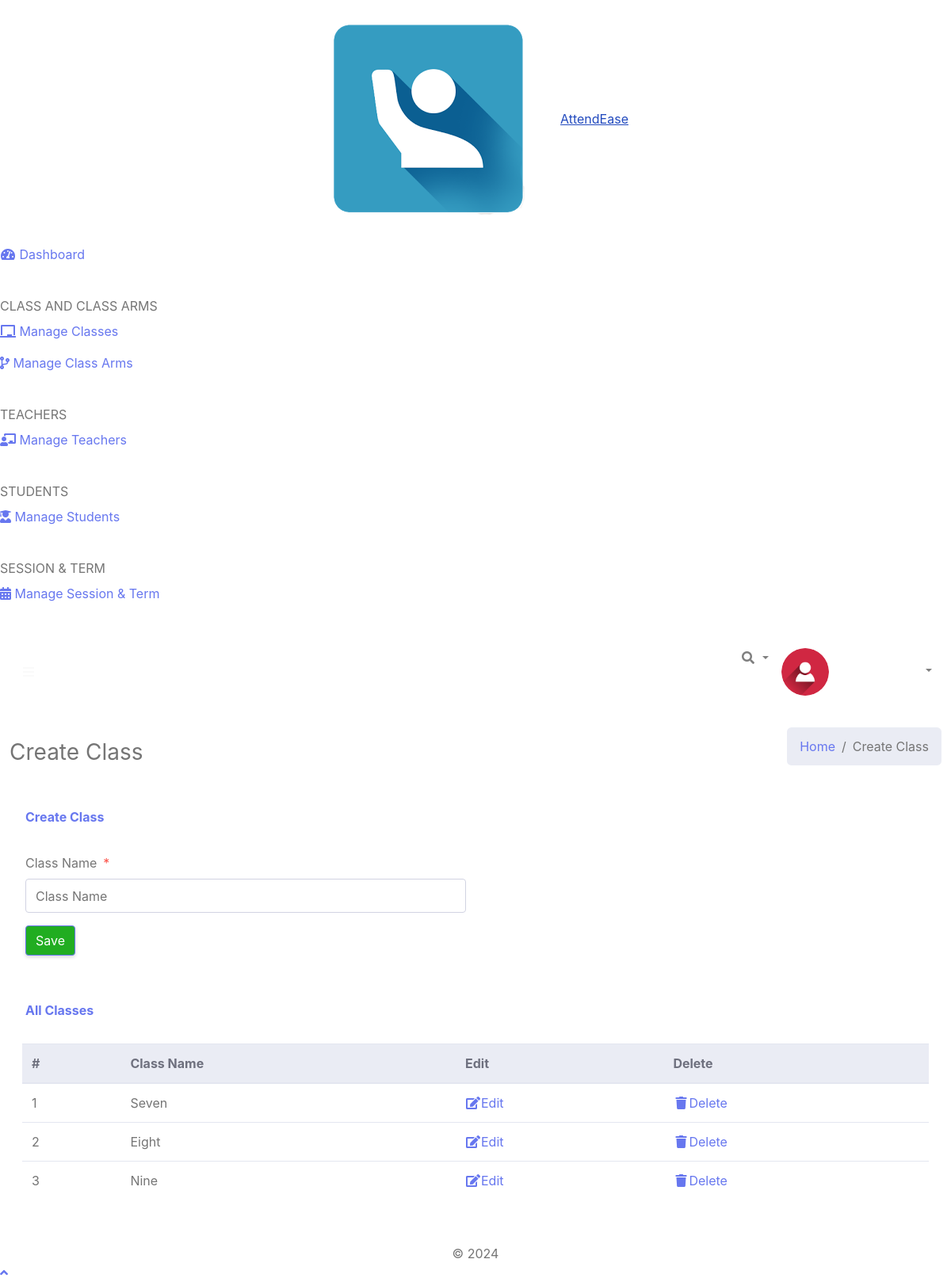
The app's page /Admin/createClass.php (signed in) with its own data.
### tables this page shows
CREATE TABLE `tblclass` (
  `Id` int(10) NOT NULL,
  `className` varchar(255) NOT NULL
);

### Admin/createClass.php (the view, shortened to what this page needs)
<?php
include '../Includes/dbcon.php';
?>
<!DOCTYPE html>
<html lang="en">
<head>
  <link href="../vendor/fontawesome-free/css/all.min.css" rel="stylesheet" type="text/css">
  <link href="../vendor/bootstrap/css/bootstrap.min.css" rel="stylesheet" type="text/css">
  <link href="css/ruang-admin.min.css" rel="stylesheet">
</head>
<body id="page-top">
  <div id="wrapper">
      <?php include "Includes/sidebar.php";?>
    <div id="content-wrapper" class="d-flex flex-column">
      <div id="content">
       <?php include "Includes/topbar.php";?>
        <div class="container-fluid" id="container-wrapper">
          <div class="d-sm-flex align-items-center justify-content-between mb-4">
            <h1 class="h3 mb-0 text-gray-800">Create Class</h1>
            <ol class="breadcrumb">
              <li class="breadcrumb-item"><a href="./">Home</a></li>
              <li class="breadcrumb-item active" aria-current="page">Create Class</li>
            </ol>
          </div>
          <div class="row">
            <div class="col-lg-12">
              <div class="card mb-4">
                <div class="card-header py-3 d-flex flex-row align-items-center justify-content-between">
                  <h6 class="m-0 font-weight-bold text-primary">Create Class</h6>
                </div>
                <div class="card-body">
                  <form method="post">
                    <div class="form-group row mb-3">
                        <div class="col-xl-6">
                            <label class="form-control-label">Class Name<span class="text-danger ml-2">*</span></label>
                      <input type="text" class="form-control" name="className" value="<?php echo $row['className'];?>" id="exampleInputFirstName" placeholder="Class Name">
                        </div>
                    </div>
                      <?php
                    if (isset($Id))
                    {
                    ?>
                    <button type="submit" name="update" class="btn btn-warning">Update</button>
                    &nbsp;&nbsp;&nbsp;&nbsp;&nbsp;&nbsp;&nbsp;&nbsp;&nbsp;&nbsp;
                    <?php
                    } else {
                    ?>
                    <button type="submit" name="save" class="btn btn-primary" style="background-color:#21ad21">Save</button>
                    <?php
                    }
                    ?>
                  </form>
                </div>
              </div>
                 <div class="row">
              <div class="col-lg-12">
              <div class="card mb-4">
                <div class="card-header py-3 d-flex flex-row align-items-center justify-content-between">
                  <h6 class="m-0 font-weight-bold text-primary">All Classes</h6>
                </div>
                <div class="table-responsive p-3">
                  <table class="table align-items-center table-flush table-hover" id="dataTableHover">
                    <thead class="thead-light">
                      <tr>
                        <th>#</th>
                        <th>Class Name</th>
                        <th>Edit</th>
                        <th>Delete</th>
                      </tr>
                    </thead>
                    <tbody>
                  <?php
                      $query = "SELECT * FROM tblclass";
                      $rs = $conn->query($query);
                      $num = $rs->num_rows;
                      $sn=0;
                      if($num > 0)
                      {
                        while ($rows = $rs->fetch_assoc())
                          {
                             $sn = $sn + 1;
                            echo"
                              <tr>
                                <td>".$sn."</td>
                                <td>".$rows['className']."</td>
                                <td><a href='?action=edit&Id=".$rows['Id']."'><i class='fas fa-fw fa-edit'></i>Edit</a></td>
                                <td><a href='?action=delete&Id=".$rows['Id']."'><i class='fas fa-fw fa-trash'></i>Delete</a></td>
                              </tr>";
                          }
                      }
                      else
                      {
                           echo
                           "<div class='alert alert-danger' role='alert'>
                            No Record Found!
                            </div>";
                      }
                      ?>
                    </tbody>
                  </table>
                </div>
              </div>
            </div>
            </div>
          </div>
        </div>
      </div>
       <?php include "Includes/footer.php";?>
    </div>
  </div>
  <a class="scroll-to-top rounded" href="#page-top">
    <i class="fas fa-angle-up"></i>
  </a>
</body>
</html>

### records on screen
tblclass: className "Seven"
tblclass: className "Eight"
tblclass: className "Nine"
